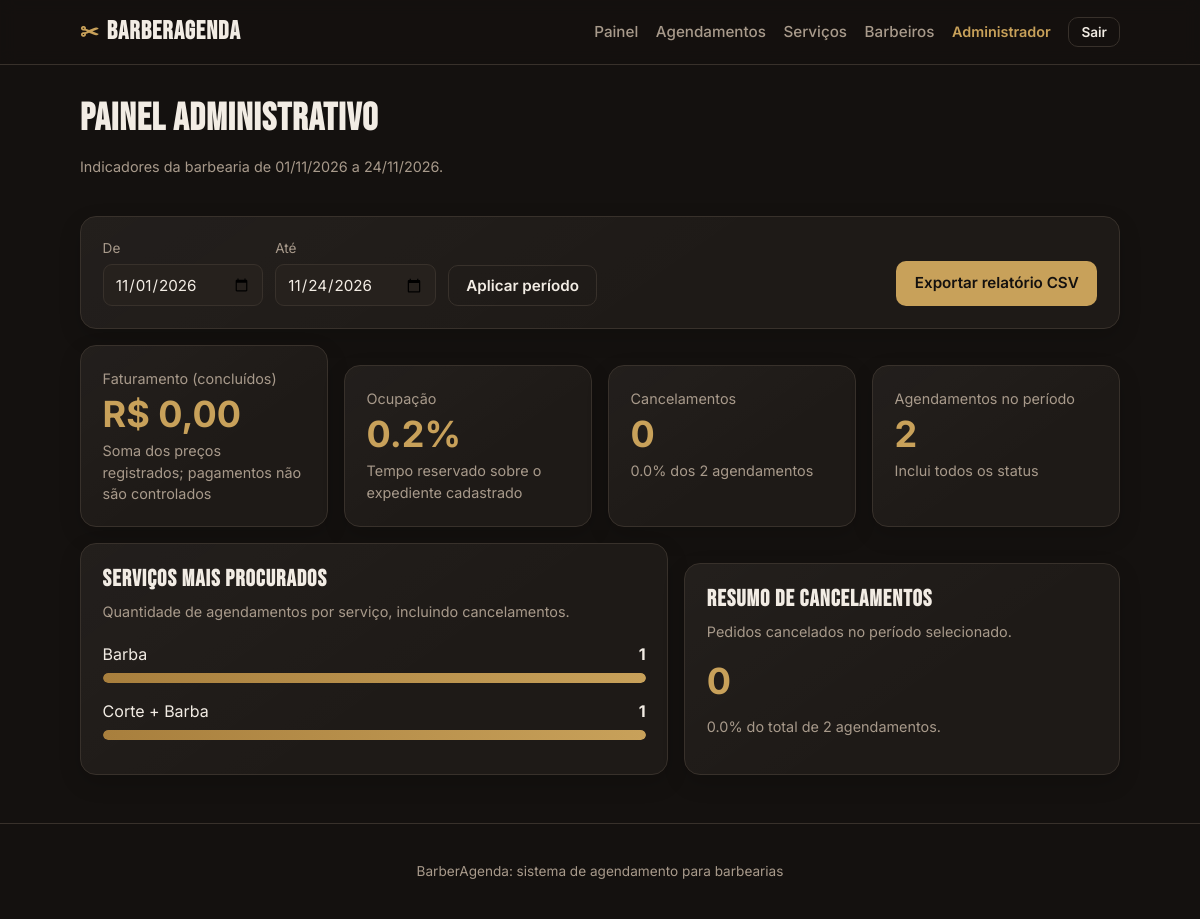
The app's page /admin/painel (signed in) with its own data.
### tables this page shows
CREATE TABLE usuarios (
            id INTEGER PRIMARY KEY AUTOINCREMENT,
            nome TEXT NOT NULL,
            email TEXT NOT NULL UNIQUE,
            senha TEXT NOT NULL,
            papel TEXT NOT NULL CHECK (papel IN ('admin', 'barbeiro', 'cliente')),
            telefone TEXT
        );

CREATE TABLE servicos (
            id INTEGER PRIMARY KEY AUTOINCREMENT,
            nome TEXT NOT NULL,
            descricao TEXT,
            duracao_min INTEGER NOT NULL,
            preco REAL NOT NULL
        );

### app.py (the view)
@app.route("/admin")
@app.route("/admin/painel")
@login_obrigatorio("admin")
def admin_dashboard():
    periodo = periodo_relatorio()
    if periodo is None:
        flash("Informe um período de relatório válido.", "erro")
        return redirect(url_for("admin_dashboard"))
    inicio, fim = periodo
    conn = get_db()
    metricas = conn.execute(
        """SELECT COUNT(*) AS total,
                  COALESCE(SUM(CASE WHEN a.status='cancelado' THEN 1 ELSE 0 END), 0)
                      AS cancelamentos,
                  COALESCE(SUM(CASE WHEN a.status='concluido' THEN a.preco ELSE 0 END), 0)
                      AS faturamento,
                  COALESCE(SUM(CASE WHEN a.status!='cancelado'
                                    THEN a.duracao_min ELSE 0 END), 0)
                      AS minutos_reservados
           FROM agendamentos a
           WHERE a.data BETWEEN ? AND ?""",
        (inicio.isoformat(), fim.isoformat()),
    ).fetchone()
    servicos_populares = conn.execute(
        """SELECT s.nome AS servico_nome, COUNT(*) AS quantidade
           FROM agendamentos a
           JOIN servicos s ON s.id = a.servico_id
           WHERE a.data BETWEEN ? AND ?
           GROUP BY s.id, s.nome
           ORDER BY quantidade DESC, s.nome
           LIMIT 5""",
        (inicio.isoformat(), fim.isoformat()),
    ).fetchall()
    expedientes = conn.execute(
        """SELECT d.dia_semana, d.hora_inicio, d.hora_fim
           FROM disponibilidade_barbeiros d
           JOIN barbeiros b ON b.id = d.barbeiro_id
           WHERE b.ativo=1"""
    ).fetchall()
    conn.close()
    ocorrencias = ocorrencias_dias_semana(inicio, fim)
    capacidade_minutos = 0
    for expediente in expedientes:
        duracao_expediente = (
            datetime.strptime(expediente["hora_fim"], "%H:%M")
            - datetime.strptime(expediente["hora_inicio"], "%H:%M")
        )
        capacidade_minutos += max(
            int(duracao_expediente.total_seconds() // 60), 0
        ) * ocorrencias[expediente["dia_semana"]]
    taxa_ocupacao = (
        metricas["minutos_reservados"] / capacidade_minutos * 100
        if capacidade_minutos
        else None
    )
    taxa_cancelamento = (
        metricas["cancelamentos"] / metricas["total"] * 100
        if metricas["total"]
        else 0
    )
    maior_demanda = max(
        (servico["quantidade"] for servico in servicos_populares),
        default=1,
    )
    return render_template(
        "admin_dashboard.html",
        inicio=inicio.isoformat(),
        fim=fim.isoformat(),
        metricas=metricas,
        taxa_ocupacao=taxa_ocupacao,
        taxa_cancelamento=taxa_cancelamento,
        servicos_populares=servicos_populares,
        maior_demanda=maior_demanda,
    )

### app.py (called while the page is built)
def usuario_atual():
    uid = session.get("usuario_id")
    if not uid:
        return None
    conn = get_db()
    u = conn.execute("SELECT * FROM usuarios WHERE id=?", (uid,)).fetchone()
    conn.close()
    return u

def login_obrigatorio(*papeis):
    def decorator(f):
        @wraps(f)
        def wrapper(*args, **kwargs):
            u = usuario_atual()
            if not u:
                flash("Faca login para continuar.", "erro")
                return redirect(url_for("login"))
            if papeis and u["papel"] not in papeis:
                abort(403)
            return f(*args, **kwargs)
        return wrapper
    return decorator

@app.context_processor
def injeta_usuario():
    return {"usuario": usuario_atual()}

@app.template_filter("moeda")
def moeda(valor):
    return f"R$ {valor:,.2f}".replace(",", "X").replace(".", ",").replace("X", ".")

@app.template_filter("data_br")
def data_br(iso):
    try:
        return datetime.strptime(iso, "%Y-%m-%d").strftime("%d/%m/%Y")
    except (ValueError, TypeError):
        return iso

def periodo_relatorio():
    hoje = date.today()
    inicio_padrao = hoje.replace(day=1)
    inicio_texto = request.args.get("inicio") or inicio_padrao.isoformat()
    fim_texto = request.args.get("fim") or hoje.isoformat()
    try:
        inicio = date.fromisoformat(inicio_texto)
        fim = date.fromisoformat(fim_texto)
    except ValueError:
        return None
    if inicio > fim:
        return None
    return inicio, fim

def ocorrencias_dias_semana(inicio, fim):
    total_dias = (fim - inicio).days + 1
    semanas, dias_extras = divmod(total_dias, 7)
    ocorrencias = [semanas] * 7
    for deslocamento in range(dias_extras):
        ocorrencias[(inicio.weekday() + deslocamento) % 7] += 1
    return ocorrencias

### db.py (called while the page is built)
def get_db():
    conn = sqlite3.connect(DB_PATH)
    conn.row_factory = sqlite3.Row
    conn.execute("PRAGMA foreign_keys = ON")
    return conn

### templates/admin_dashboard.html (shortened to what this page needs)
{% extends "base.html" %}
{% block content %}
<div class="page-head">
    <div>
        <h1>Painel administrativo</h1>
        <p class="muted">Indicadores da barbearia de {{ inicio|data_br }} a {{ fim|data_br }}.</p>
    </div>
</div>
<section class="dashboard-tools card" aria-label="Filtros e exportação">
    <form method="get" action="{{ url_for('admin_dashboard') }}" class="dashboard-filter">
        <label>De
            <input type="date" name="inicio" value="{{ inicio }}" required>
        </label>
        <label>Até
            <input type="date" name="fim" value="{{ fim }}" required>
        </label>
        <button type="submit" class="btn btn-ghost">Aplicar período</button>
    </form>
    <a class="btn btn-primary"
       href="{{ url_for('admin_relatorio_exportar', inicio=inicio, fim=fim) }}">
        Exportar relatório CSV
    </a>
</section>
<section class="dashboard-metrics" aria-label="Indicadores">
    <article class="card dashboard-metric">
        <span class="muted">Faturamento (concluídos)</span>
        <strong class="dashboard-value">{{ metricas.faturamento|moeda }}</strong>
        <span class="muted">Soma dos preços registrados; pagamentos não são controlados</span>
    </article>
    <article class="card dashboard-metric">
        <span class="muted">Ocupação</span>
        {% if taxa_ocupacao is not none %}
        <strong class="dashboard-value">{{ "%.1f"|format(taxa_ocupacao) }}%</strong>
        <span class="muted">Tempo reservado sobre o expediente cadastrado</span>
        {% else %}
        <strong class="dashboard-value">—</strong>
        <span class="muted">Sem expediente cadastrado para o período</span>
        {% endif %}
    </article>
    <article class="card dashboard-metric">
        <span class="muted">Cancelamentos</span>
        <strong class="dashboard-value">{{ metricas.cancelamentos }}</strong>
        <span class="muted">{{ "%.1f"|format(taxa_cancelamento) }}% dos {{ metricas.total }} agendamentos</span>
    </article>
    <article class="card dashboard-metric">
        <span class="muted">Agendamentos no período</span>
        <strong class="dashboard-value">{{ metricas.total }}</strong>
        <span class="muted">Inclui todos os status</span>
    </article>
</section>
<section class="dashboard-panels">
    <article class="card">
        <div class="section-head">
            <h2>Serviços mais procurados</h2>
            <p>Quantidade de agendamentos por serviço, incluindo cancelamentos.</p>
        </div>
        {% if servicos_populares %}
        <div class="report-bars">
            {% for servico in servicos_populares %}
            <div class="report-bar-row">
                <div class="report-bar-label">
                    <span>{{ servico.servico_nome }}</span>
                    <strong>{{ servico.quantidade }}</strong>
                </div>
                <div class="report-bar-track" role="img"
                     aria-label="{{ servico.quantidade }} agendamentos">
                    <span style="width: {{ (servico.quantidade / maior_demanda * 100)|round(1) }}%"></span>
                </div>
            </div>
            {% endfor %}
        </div>
        {% else %}
        <p class="muted">Não há agendamentos neste período.</p>
        {% endif %}
    </article>
    <article class="card dashboard-cancellation">
        <div class="section-head">
            <h2>Resumo de cancelamentos</h2>
            <p>Pedidos cancelados no período selecionado.</p>
        </div>
        <strong class="dashboard-value">{{ metricas.cancelamentos }}</strong>
        <p class="muted">
            {% if metricas.total %}
            {{ "%.1f"|format(taxa_cancelamento) }}% do total de {{ metricas.total }} agendamentos.
            {% else %}
            Nenhum agendamento registrado no período.
            {% endif %}
        </p>
    </article>
</section>
{% endblock %}

### templates/base.html (shortened to what this page needs)
<!DOCTYPE html>
<html lang="pt-BR">
<head>
    <link rel="stylesheet" href="{{ url_for('static', filename='style.css') }}">
</head>
<body>
    <header class="topbar">
        <div class="container topbar-inner">
            <a href="{{ url_for('index') }}" class="brand">
                <span class="brand-mark">✂</span>
                <span class="brand-name">BarberAgenda</span>
            </a>
            <nav class="nav">
                {% if usuario %}
                    {% if usuario.papel == 'cliente' %}
                        <a href="{{ url_for('cliente_barbeiros') }}" class="{% if request.endpoint == 'cliente_barbeiros' %}nav-active{% endif %}" {% if request.endpoint == 'cliente_barbeiros' %}aria-current="page"{% endif %}>Barbeiros</a>
                        <a href="{{ url_for('cliente_agendamentos') }}" class="{% if request.endpoint == 'cliente_agendamentos' %}nav-active{% endif %}" {% if request.endpoint == 'cliente_agendamentos' %}aria-current="page"{% endif %}>Meus agendamentos</a>
                    {% elif usuario.papel == 'barbeiro' %}
                        <a href="{{ url_for('barbeiro_agenda') }}" class="{% if request.endpoint == 'barbeiro_agenda' %}nav-active{% endif %}" {% if request.endpoint == 'barbeiro_agenda' %}aria-current="page"{% endif %}>Minha agenda</a>
                    {% elif usuario.papel == 'admin' %}
                        <a href="{{ url_for('admin_dashboard') }}" class="{% if request.endpoint == 'admin_dashboard' %}nav-active{% endif %}" {% if request.endpoint == 'admin_dashboard' %}aria-current="page"{% endif %}>Painel</a>
                        <a href="{{ url_for('admin_agendamentos') }}" class="" >Agendamentos</a>
                        <a href="{{ url_for('admin_servicos') }}" class="{% if request.endpoint == 'admin_servicos' %}nav-active{% endif %}" {% if request.endpoint == 'admin_servicos' %}aria-current="page"{% endif %}>Serviços</a>
                        <a href="{{ url_for('admin_barbeiros') }}" class="{% if request.endpoint == 'admin_barbeiros' %}nav-active{% endif %}" {% if request.endpoint == 'admin_barbeiros' %}aria-current="page"{% endif %}>Barbeiros</a>
                    {% endif %}
                    <span class="nav-user">{{ usuario.nome }}</span>
                    <form method="post" action="{{ url_for('logout') }}">
                        <button type="submit" class="btn btn-ghost btn-sm">Sair</button>
                    </form>
                {% else %}
                    <a href="{{ url_for('index') }}">Início</a>
                    <a href="{{ url_for('login') }}" class="btn btn-ghost btn-sm">Entrar</a>
                {% endif %}
            </nav>
        </div>
    </header>
    <main class="container main">
        {% block content %}{% endblock %}
    </main>
    <footer class="footer">
        <div class="container">
            <p>BarberAgenda: sistema de agendamento para barbearias</p>
        </div>
    </footer>
</body>
</html>

### records on screen
usuarios: nome "Administrador"
servicos: servico_nome "Barba", quantidade "1", {{ (servico.quantidade / maior_demanda * 100)|round(1) }} 100.0 (drawn)
servicos: servico_nome "Corte + Barba", quantidade "1", {{ (servico.quantidade / maior_demanda * 100)|round(1) }} 100.0 (drawn)

### other values on screen
{{ inicio|data_br }} "01/11/2026"
{{ fim|data_br }} "24/11/2026"
{{ metricas.faturamento|moeda }} "R$ 0,00"
{{ "%.1f"|format(taxa_ocupacao) }} "0.2"
{{ metricas.cancelamentos }} "0"
{{ "%.1f"|format(taxa_cancelamento) }} "0.0"
{{ metricas.total }} "2"
